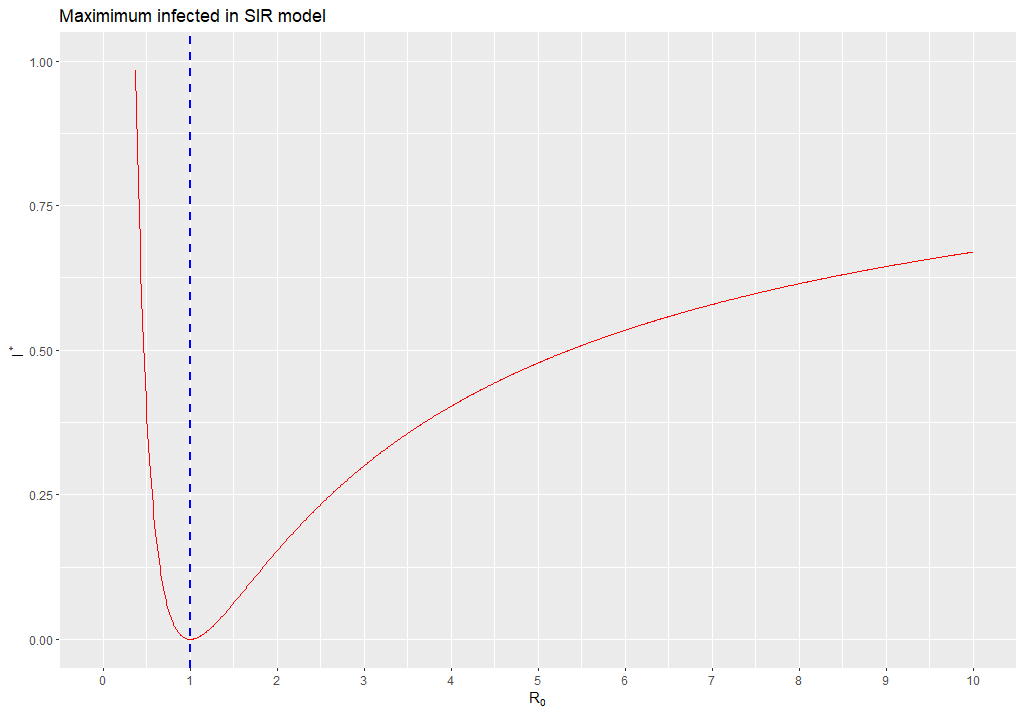

Write R code to recreate this figure.
# Setup
install.packages('ggplot2');
install.packages('latex2exp');
library(latex2exp);
library(ggplot2);

Rnought<-seq(0, 10, 0.01);
final_size<-1-1/Rnought*(1+log(Rnought));
data <- data.frame("Rnought" = Rnought, "final_size"=final_size);
ggplot(data=data, aes(x=Rnought, y=final_size))+
  geom_line(col='red')+xlab(TeX(r'($R_0$)'))+ylab(TeX(r'($I^*$)'))+ggtitle('Maximimum infected in SIR model')+
  geom_vline(xintercept=1,linetype='dashed', color='blue',size=0.8)+ylim(0, 1)+scale_x_continuous(breaks=seq(0, 10, 1))
